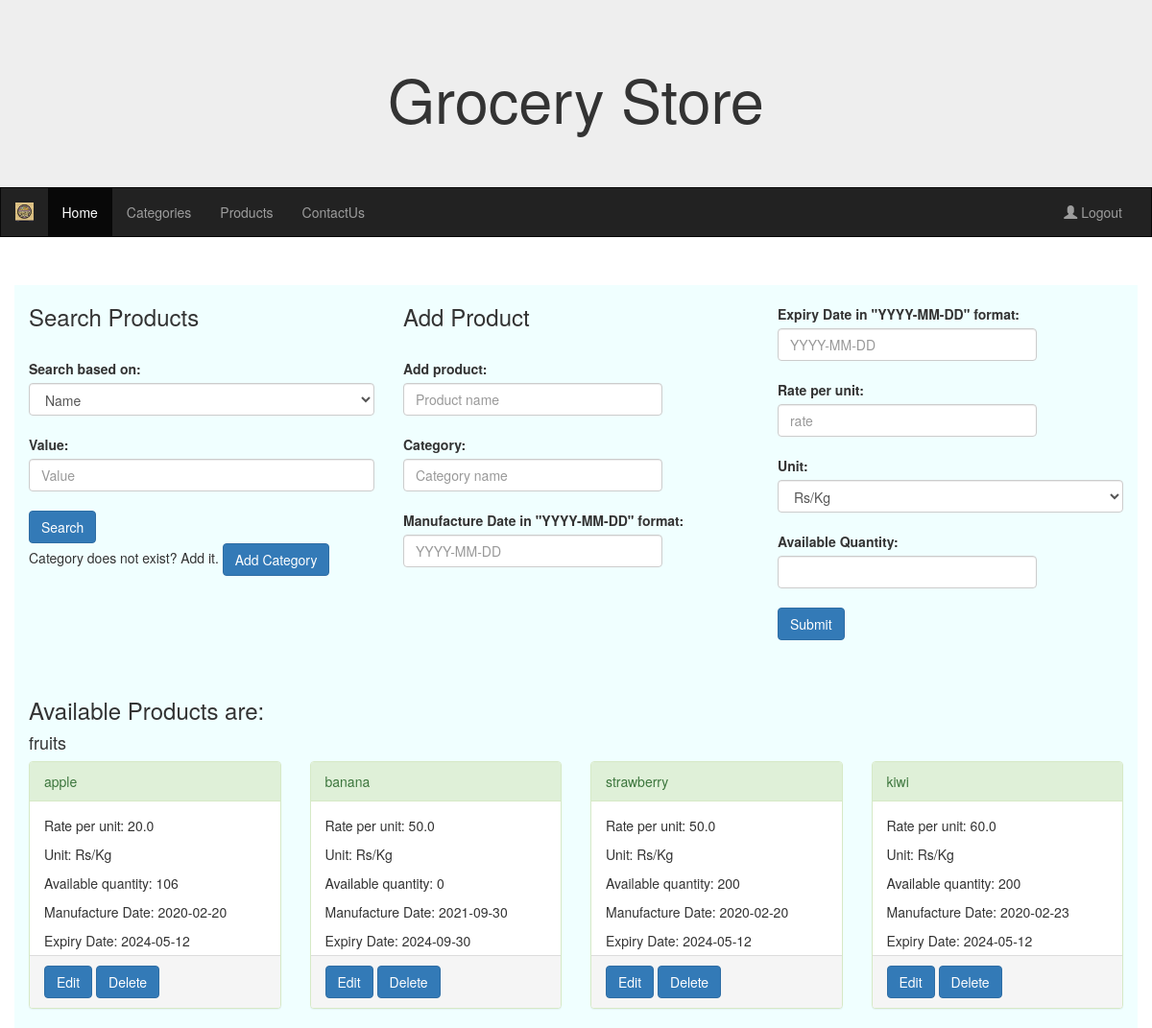
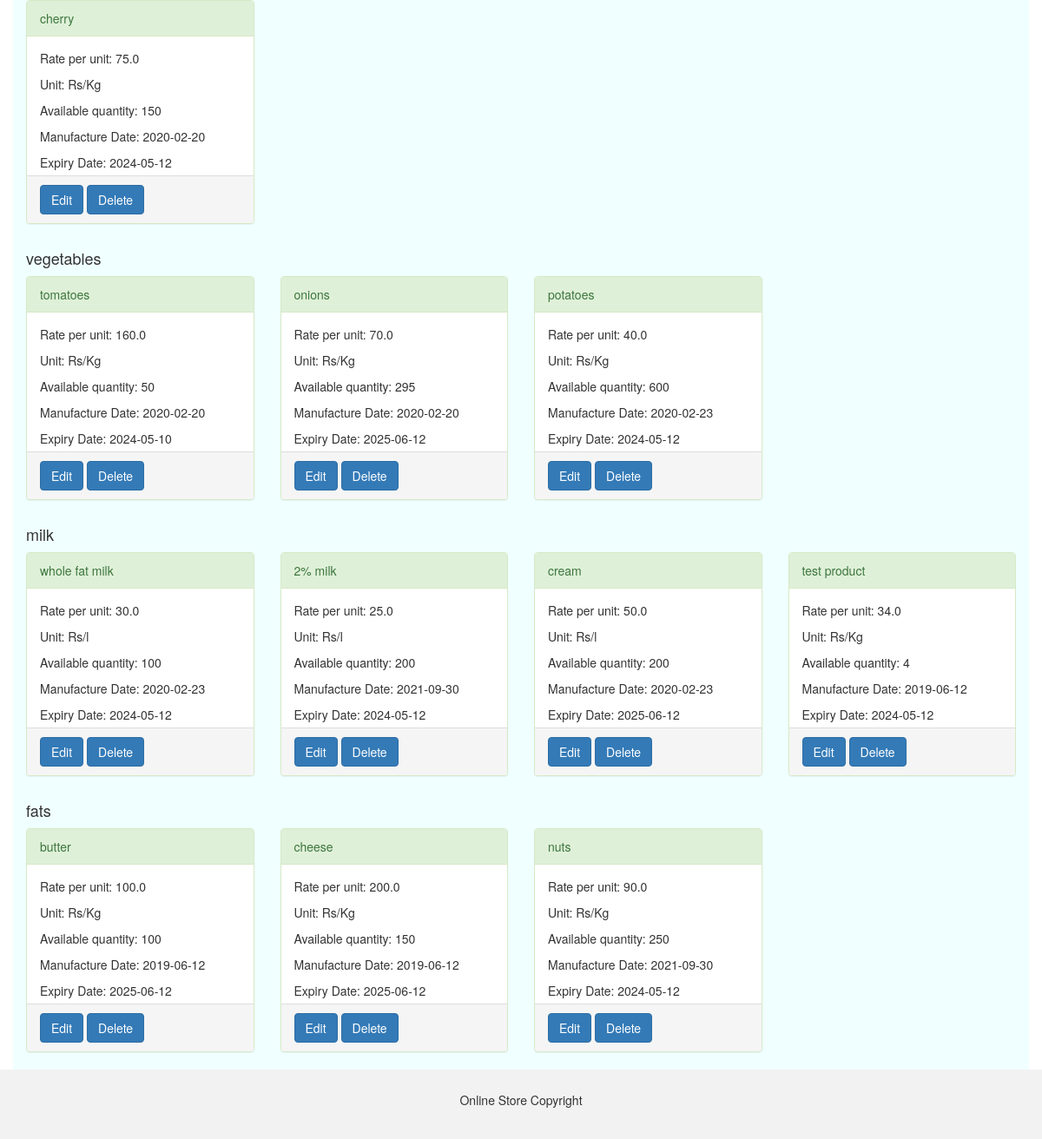
/admin_products (signed in), run on an earlier commit of the app's database (2 pictures, top to bottom).
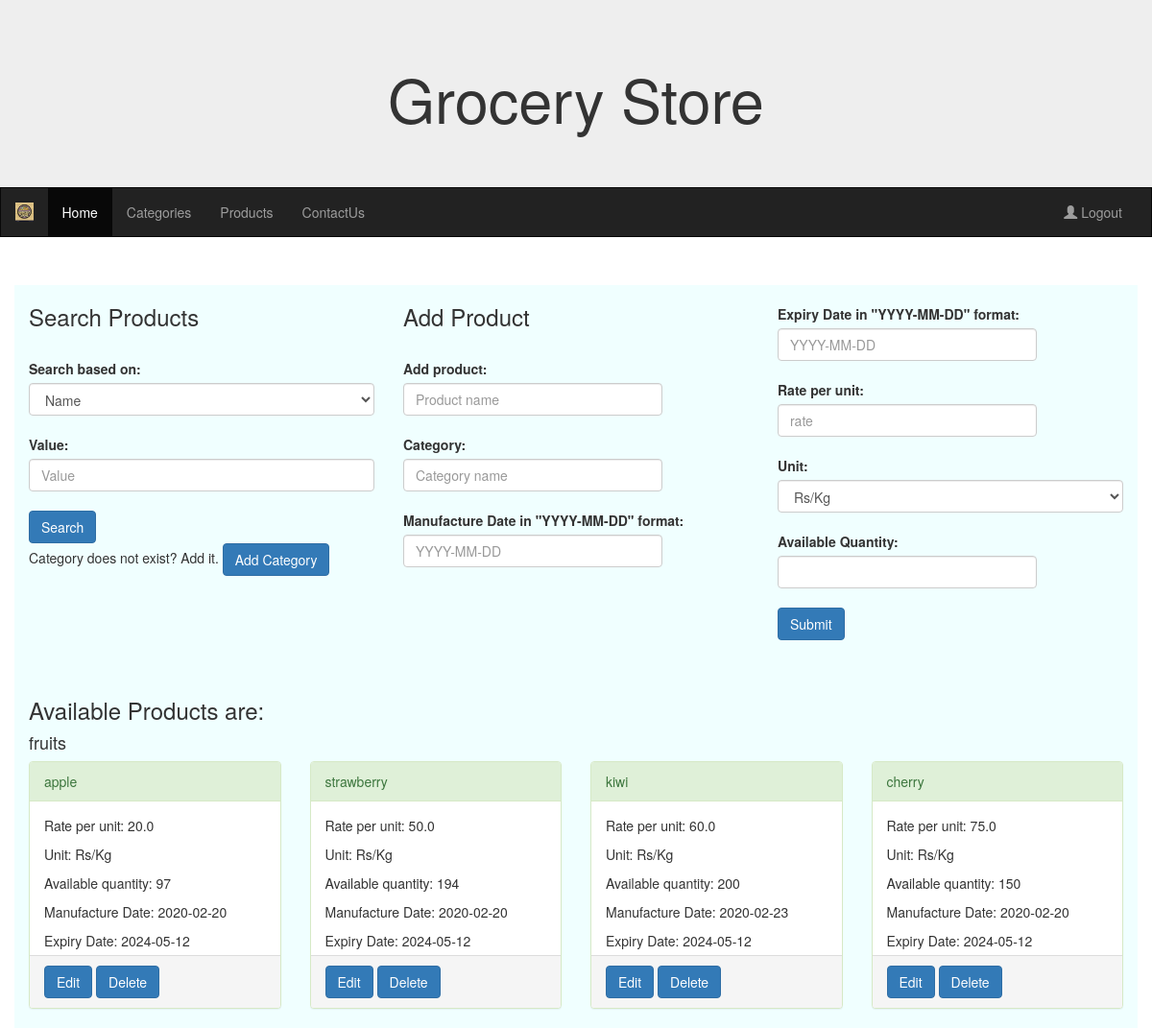
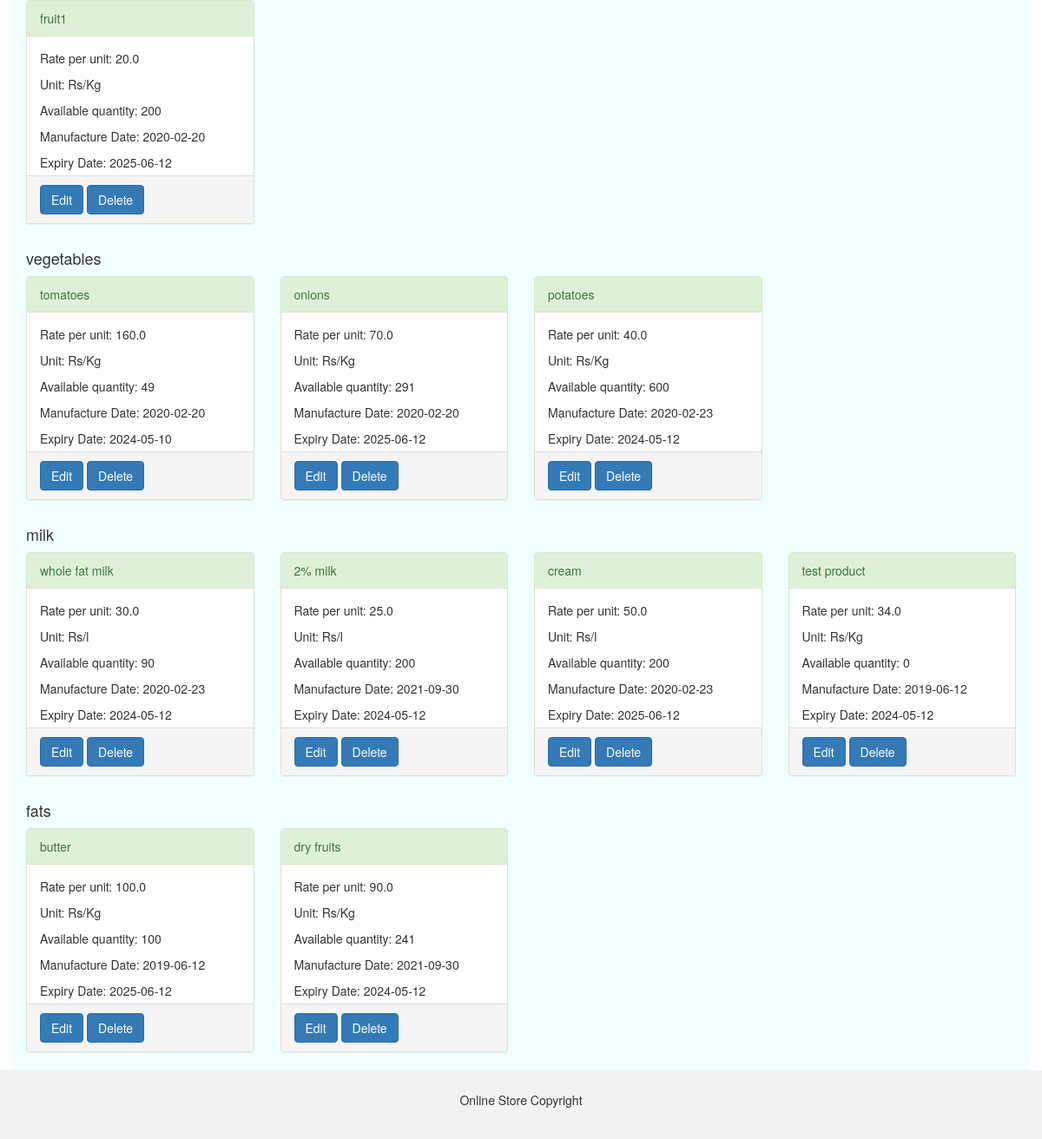
And on a later commit of the database (2 pictures, top to bottom).
### models.py (models this page shows)
class Products(db.Model):
    id = db.Column(db.Integer, nullable=False, autoincrement=True, unique=True, primary_key=True)
    name = db.Column(db.String, unique=True, nullable=False)
    manufacture_date = db.Column(db.DateTime, nullable=False)
    expiry_date = db.Column(db.DateTime, nullable=False)
    rate_per_unit=db.Column(db.Float, nullable=False)
    unit=db.Column(db.String, nullable=False, default="Rs/kg")
    available_quantity=db.Column(db.Integer, nullable=False)
    category_id=db.Column(db.Integer, db.ForeignKey("categories.id"), nullable=False)
    categories=db.relationship("Categories", backref='products', primaryjoin='Products.category_id == Categories.id')

class Categories(db.Model):
    id = db.Column(db.Integer, nullable=False, autoincrement=True, unique=True, primary_key=True)
    name = db.Column(db.String, nullable=False, unique=True)
    img_url = db.Column(db.String, nullable=True)

### routes.py (the view, shortened to what this page needs)
@routes.route("/admin_products", methods=["GET", "POST"])
@login_required
def admin_products():
    category_name = request.args.get('category')
    products = Products.query.options(joinedload(Products.categories)).order_by(Products.category_id).all()
    if not products:
        flash("No Products found. Add them.","success")
    products_grouped = {}
    for product in products:
        category_name = product.categories.name
        if category_name not in products_grouped:
            products_grouped[category_name] = []
        products_grouped[category_name].append(product)
    return render_template("admin_products.html", products_grouped=products_grouped)

### app.py (called while the page is built)
def create_app():
    app = Flask(__name__)
    app.static_url_path = '/static'
    app.secret_key = "KEY"
    app.config['SQLALCHEMY_DATABASE_URI'] = 'sqlite:///grocery_store.db'
    db.init_app(app)
    migrate.init_app(app, db)
    login_manager.login_view = 'routes.login'  # Set the login view function name
    login_manager.init_app(app)
    @login_manager.user_loader
    def load_user(user_id):
        return Users.query.get(int(user_id))
    app.register_blueprint(routes)
    return app

### templates/admin_products.html (shortened to what this page needs)
{% extends "admin_base.html" %}
{% block div %}
<div class="row">
<div class="col-md-4">
<form action="/admin_products" method="post">
<h3>Search Products</h3>
<br>
<label for='field' class="form-label">Search based on:</label><br>
<select class="form-control" name="field" aria-label="Default select example" required>
    <option selected name="name" value="name">Name</option>
</select>
<br>
<label for='value' class="form-label">Value:</label>
<input type="text" class="form-control" name="value" id="value" placeholder="Value" required>
<br>
<input type="submit" class="btn btn-primary" name="submit" id="submit" value="Search">
<br>
<p> Category does not exist? Add it. <a href="/admin_categories" class="btn btn-primary">Add Category</a></p>
</form>
</div>
{% if prod is defined %}
<form action="/edit_product/{{prod.id}}" method="post">
    <div class="col-md-4">
    <h3>Edit Product</h3>
    <br>
    <label for="edit_product" class="form-label">Product name:</label>
	<input style="width: 270px;" type="text" class="form-control" name="edit_product" value="{{prod.name}}" id="edit_product" placeholder="Product name" required>
    <br>
    <label for="category" class="form-label">Category:</label>
	<input style="width: 270px;" type="text" class="form-control" value="{{prod.categories.name}}" name="category" id="category" placeholder="Category name" required>
    <br>
    <label for="mfg_date" class="form-label">Manufacture Date in "YYYY-MM-DD" format:</label>
	<input style="width: 270px;" type="text" pattern="\d{4}-\d{2}-\d{2}" class="form-control" value="{{prod.manufacture_date.strftime('%Y-%m-%d') }}" name="mfg_date" id="mfg_date" placeholder="YYYY-MM-DD" required>
    <br>
    </div>
    <div class="col-md-4">
    <br>
    <label for="expiry_date" class="form-label">Expiry Date in "YYYY-MM-DD" format:</label>
	<input style="width: 270px;" type="text" pattern="\d{4}-\d{2}-\d{2}" class="form-control" value="{{prod.expiry_date.strftime('%Y-%m-%d')}}" name="expiry_date" id="expiry_date" placeholder="YYYY-MM-DD" required>
    <br>
    <label for="rate" class="form-label">Rate per unit:</label>
	<input style="width: 270px;" type="number" step="0.01" class="form-control" value="{{prod.rate_per_unit}}" name="rate" id="rate" placeholder="rate" required>
    <br>
    <label for="unit" class="form-label">Unit:</label>
    <select class="form-control" name="unit" aria-label="Default select example" required>
        <option name="Rs/Kg" value="Rs/Kg" {% if prod.unit == 'Rs/Kg' %} selected {% endif %}>Rs/Kg</option>
        <option name="Rs/g" value="Rs/g" {% if prod.unit == 'Rs/g' %} selected {% endif %}>Rs/g</option>
        <option name="Rs/l" value="Rs/l" {% if prod.unit == 'Rs/l' %} selected {% endif %}>Rs/l</option>
        <option name="Rs/ml" value="Rs/ml" {% if prod.unit == 'Rs/ml' %} selected {% endif %}>Rs/ml</option>
    </select>
    <br>
    <label for="qty" class="form-label">Available Quantity:</label>
	<input style="width: 270px;" value="{{prod.available_quantity}}" type="number" class="form-control" name="qty" id="qty">
    <br>
    <input type="submit" class="btn btn-primary" name="add_category" id="add_category">
    </div>
</form>
</div>
{% else %}
<form action="/add_product" method="post">
    <div class="col-md-4">
    <h3>Add Product</h3>
    <br>
    <label for="add_product" class="form-label">Add product:</label>
	<input style="width: 270px;" type="text" class="form-control" name="add_product" id="add_product" placeholder="Product name" required>
    <br>
    <label for="category" class="form-label">Category:</label>
	<input style="width: 270px;" type="text" class="form-control" name="category" id="category" placeholder="Category name" required>
    <br>
    <label for="mfg_date" class="form-label">Manufacture Date in "YYYY-MM-DD" format:</label>
	<input style="width: 270px;" type="text" pattern="\d{4}-\d{2}-\d{2}" class="form-control" name="mfg_date" id="mfg_date" placeholder="YYYY-MM-DD" required>
    <br>
    </div>
    <div class="col-md-4">
    <br>
    <label for="expiry_date" class="form-label">Expiry Date in "YYYY-MM-DD" format:</label>
	<input style="width: 270px;" type="text" pattern="\d{4}-\d{2}-\d{2}" class="form-control" name="expiry_date" id="expiry_date" placeholder="YYYY-MM-DD" required>
    <br>
    <label for="rate" class="form-label">Rate per unit:</label>
	<input style="width: 270px;" type="number" step="0.01" class="form-control" name="rate" id="rate" placeholder="rate" required>
    <br>
    <label for="unit" class="form-label">Unit:</label>
    <select class="form-control" name="unit" aria-label="Default select example" required>
        <option name="Rs/Kg" value="Rs/Kg" selected >Rs/Kg</option>
    </select>
    <br>
    <label for="qty" class="form-label">Available Quantity:</label>
	<input style="width: 270px;" type="number" class="form-control" name="qty" id="qty">
    <br>
    <input type="submit" class="btn btn-primary" name="add_category" id="add_category">
    </div>
</form>
{% endif %}
</div>
<br>
<br>
<div class="row">
    <div class="col-md-12">
      <h3>Available Products are:</h3>
      {% for category, products in products_grouped.items() %}
        <h4>{{ category }}</h4>
        <div class="row">
          {% for product in products %}
          <div class="col-md-3">
            <div class="panel panel-success">
                <div class="panel-heading">{{product.name}}</div>
                <div class="panel-body" style="height: 160px;">
                    <p>Rate per unit: {{product.rate_per_unit}}</p>
                    <p>Unit: {{product.unit}}</p>
                    <p>Available quantity: {{product.available_quantity}}</p>
                    <p>Manufacture Date: {{product.manufacture_date.strftime('%Y-%m-%d')}}</p>
                    <p>Expiry Date: {{product.expiry_date.strftime('%Y-%m-%d')}}</p>
                </div>
                <div class="panel-footer">
                    <a href="/edit_product/{{product.id}}" class="btn btn-primary" name="edit" value="edit">Edit</a>
                    <a href="/delete_product/{{product.id}}" class="btn btn-primary" name="delete" value="delete">Delete</a>
                </div>
            </div>
        </div>
          {% endfor %}
        </div>
      {% endfor %}
    </div>
  </div>
{% endblock %}

### templates/admin_base.html (shortened to what this page needs)
<!DOCTYPE html>
<html lang="en">
<head>
  <link rel="stylesheet" href="https://maxcdn.bootstrapcdn.com/bootstrap/3.4.1/css/bootstrap.min.css">
  <link rel="stylesheet" href="{{url_for('static', filename='css/base.css')}}">
</head>
<body>
<div class="jumbotron">
  <div class="container text-center">
    <h1>Grocery Store</h1>
  </div>
</div>
<nav class="navbar navbar-inverse">
  <div class="container-fluid">
    <div class="navbar-header">
      <img class="nav navbar-brand" src="{{url_for('static', filename='/logo.jpg')}}">
    </div>
    <div class="collapse navbar-collapse" id="myNavbar">
      <ul class="nav navbar-nav">
        <li class="active"><a href="/admin_home">Home</a></li>
        <li><a href="/admin_categories">Categories</a></li>
        <li><a href="/admin_products">Products</a></li>
        <li><a href="/admin_contactus">ContactUs</a></li>
      </ul>
      <ul class="nav navbar-nav navbar-right">
        <li><a href="/logout"><span class="glyphicon glyphicon-user"></span> Logout</a></li>
      </ul>
    </div>
  </div>
</nav>
<div class="container page">
  {% block div %}
  {% endblock %}
</div>
<footer class="container-fluid text-center">
  <p>Online Store Copyright</p>
</footer>
</body>
</html>

### static/css/base.css (style rules this page uses)
.navbar { margin-bottom: 50px; border-radius: 0; }
.jumbotron { margin-bottom: 0; }
.page { background-color: azure; }
footer { background-color: #f2f2f2; padding: 25px; }

What changed in the data, as far as the page shows it:
removed Products: name "banana", rate_per_unit "50.0", unit "Rs/Kg", available_quantity "0", manufacture_date "2021-09-30", expiry_date "2024-09-30", shown under "fruits"
removed Products: name "cheese", rate_per_unit "200.0", unit "Rs/Kg", available_quantity "150", manufacture_date "2019-06-12", expiry_date "2025-06-12", shown under "fats"
changed Products "apple": available_quantity "106" → "97"
changed Products "strawberry": available_quantity "200" → "194"
added Products: name "fruit1", rate_per_unit "20.0", unit "Rs/Kg", available_quantity "200", manufacture_date "2020-02-20", expiry_date "2025-06-12", shown under "fruits"
changed Products "tomatoes": available_quantity "50" → "49"
changed Products "onions": available_quantity "295" → "291"
changed Products "whole fat milk": available_quantity "100" → "90"
changed Products "test product": available_quantity "4" → "0"
changed Products: name "nuts" → "dry fruits"; available_quantity "250" → "241"
